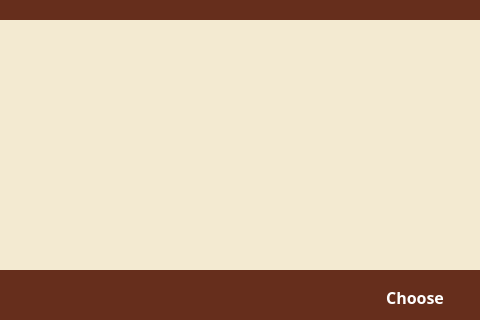
<?xml version="1.0" encoding="UTF-8"?>
<ui version="4.0">
 <class>Window</class>
 <widget class="QDialog" name="Window">
  <property name="geometry">
   <rect>
    <x>0</x>
    <y>0</y>
    <width>480</width>
    <height>320</height>
   </rect>
  </property>
  <property name="windowTitle">
   <string>AllowCamera</string>
  </property>
  <property name="styleSheet">
   <string notr="true">background-color: rgb(102, 46, 28); font-family: 'Montserrat', sans-serif</string>
  </property>
  <widget class="QLabel" name="advertismentLabel">
   <property name="geometry">
    <rect>
     <x>0</x>
     <y>20</y>
     <width>480</width>
     <height>250</height>
    </rect>
   </property>
   <property name="font">
    <font>
     <family>Montserrat,sans-serif</family>
     <pointsize>-1</pointsize>
    </font>
   </property>
   <property name="styleSheet">
    <string notr="true">background-color: rgb(243,234,209); font-size:16px;</string>
   </property>
   <property name="text">
    <string/>
   </property>
   <property name="alignment">
    <set>Qt::AlignCenter</set>
   </property>
  </widget>
  <widget class="QLabel" name="chooseBtn">
   <property name="geometry">
    <rect>
     <x>350</x>
     <y>270</y>
     <width>130</width>
     <height>55</height>
    </rect>
   </property>
   <property name="font">
    <font>
     <family>Montserrat,sans-serif</family>
     <pointsize>-1</pointsize>
     <weight>87</weight>
     <bold>true</bold>
    </font>
   </property>
   <property name="cursor">
    <cursorShape>PointingHandCursor</cursorShape>
   </property>
   <property name="styleSheet">
    <string notr="true">#chooseBtn{
color: rgb(255, 255, 255)
;font-size:16px;
font-weight:700;
}
#chooseBtn::hover{
background-color:#451f13;
}</string>
   </property>
   <property name="text">
    <string>Choose</string>
   </property>
   <property name="alignment">
    <set>Qt::AlignCenter</set>
   </property>
  </widget>
 </widget>
 <resources/>
 <connections/>
</ui>
